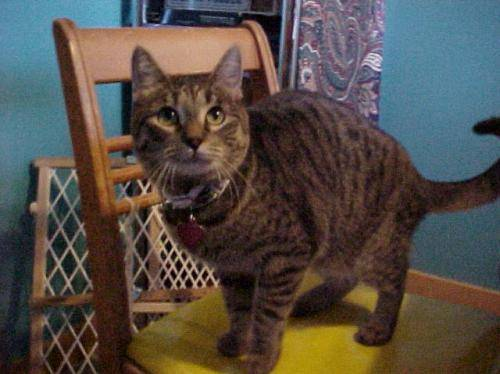
#> input picture MID/animal_dataset/cat/cats_00001.jpg, 500 x 374 px; its folder holds only this picture in this run
$ jupyter execute assignemt01.ipynb
#> lines starting #> are read from the running program, lines starting #| are printed output that depends on the picture
[cell 1]
import os
import random
from PIL import Image
import numpy as np
import matplotlib.pyplot as plt
import cv2

[cell 2]
def load_animal_dataset(dataset_path):
#> called with dataset_path = 'animal_dataset'
    images = []
    labels = []
    class_images = {}

    # -------- Load Images --------
    for label_name in os.listdir(dataset_path):
        class_folder = os.path.join(dataset_path, label_name)

        if not os.path.isdir(class_folder):
            continue

        class_images[label_name] = []

        for file in os.listdir(class_folder):
            img_path = os.path.join(class_folder, file)

            try:
                img = Image.open(img_path)
#> img is the input picture: PIL image 500x374 RGB; mean R, G, B 83.6, 76.6, 70.4
                img_array = np.array(img)

                images.append(img_array)
                labels.append(label_name)
                class_images[label_name].append(img_array)

            except Exception as e:
                print("Failed to load:", img_path, "Error:", e)

    print("Total images loaded:", len(images))
#| Total images loaded: 2
    return images, labels, class_images


def show_samples(class_images, samples_per_class=3):
    # -------- Display Sample Images --------
    for class_name, img_list in class_images.items():
        print(f"\nShowing samples for: {class_name}")

        sample_imgs = random.sample(img_list, min(samples_per_class, len(img_list)))

        plt.figure(figsize=(10, 3))
        for i, img in enumerate(sample_imgs):
            plt.subplot(1, samples_per_class, i + 1)
            plt.imshow(img)
            plt.title(class_name)
            plt.axis("off")

        plt.show()

[cell 3]
images, labels, class_images = load_animal_dataset("animal_dataset")
#> images = 2 items; labels = ['cat', 'dog']; class_images = 2 items
show_samples(class_images=class_images)
#> the loop in show_samples, `for class_name, img_list in class_images.items():` made 2 passes
#| Showing samples for: cat
#| Showing samples for: dog

[cell 4]
def preprocess_images(images, labels, class_map=None, normalize=True):
    """
    Preprocess raw images for ML models.

    Parameters:
        images : list of np.array
            Raw images (RGB or grayscale)
        labels : list of str
            Class names
        class_map : dict, optional
            Mapping from class name to integer
        normalize : bool
            If True, scale pixels to [0,1]

    Returns:
        X : np.ndarray
            Preprocessed flattened images (N, 1024)
        y : np.ndarray
            Integer labels (N,)
        class_map : dict
            Mapping class name -> integer label
    """
#> called with normalize = True
    if class_map is None:
        classes = sorted(list(set(labels)))
#> classes = ['cat', 'dog']
        class_map = {cls: idx for idx, cls in enumerate(classes)}
#> class_map = {'cat': 0, 'dog': 1}

    X_list = []
    y_list = []

    for img, lbl in zip(images, labels):
        # Convert to grayscale if not already
        if len(img.shape) == 3:
            img = cv2.cvtColor(img, cv2.COLOR_RGB2GRAY)

        # Resize to 32x32
        img_resized = cv2.resize(img, (32, 32))

        # Flatten
        X_list.append(img_resized.flatten())

        # Integer label
        y_list.append(class_map[lbl])
#> this loop made 2 passes
#> pass 1, in preprocess_images, `img = cv2.cvtColor(img, cv2.COLOR_RGB2GRAY)`:
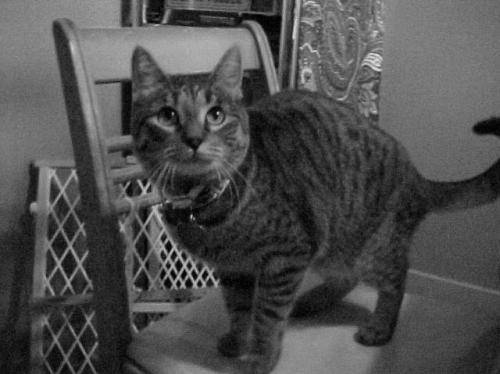
#> img: shape (374, 500); min 0, max 230, mean 78
#> pass 1, in preprocess_images, `img_resized = cv2.resize(img, (32, 32))`:
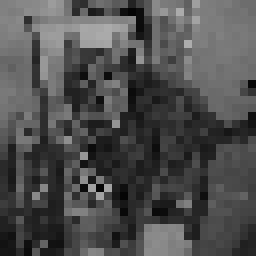
#> img_resized: shape (32, 32) (shown 8 times larger); min 4, max 173, mean 77.9
#> pass 2, in preprocess_images, `img = cv2.cvtColor(img, cv2.COLOR_RGB2GRAY)`:
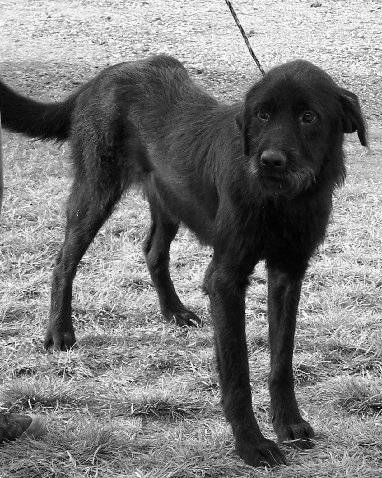
#> img: shape (478, 382); min 0, max 255, mean 123.5
#> pass 2, in preprocess_images, `img_resized = cv2.resize(img, (32, 32))`:
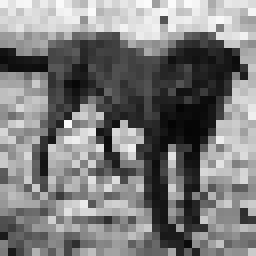
#> img_resized: shape (32, 32) (shown 8 times larger); min 4, max 251, mean 123.6
#> after the loop, X_list = 2 items; y_list = [0, 1]

    X = np.array(X_list, dtype=np.float32)
    y = np.array(y_list, dtype=np.int32)
#> y = [0, 1]

    if normalize:
        X /= 255.0

    return X, y, class_map

[cell 5]
X, y, class_map = preprocess_images(images, labels)
#> y = [0, 1]; class_map = {'cat': 0, 'dog': 1}

print("X shape:", X.shape)
#| X shape: (2, 1024)
print("y shape:", y.shape)
#| y shape: (2,)
print("Class map:", class_map)
#| Class map: {'cat': 0, 'dog': 1}

[cell 6]
def show_samples_of_class(X, y, class_label, samples=3, img_shape=(32,32)):
    """
    Display sample images of a single class.

    Parameters:
        X : np.ndarray
            Preprocessed images (N, 1024) or (N, H, W)
        y : np.ndarray
            Labels (N,)
        class_label : int or str
            Label of the class to show
        samples : int
            Number of images to display
        img_shape : tuple
            Shape to reshape flattened images
    """
#> called with X = array of shape (2, 1024), y = array of shape (2,), class_label = 0, samples = 3, img_shape = (32, 32)
    # Get indices for the requested class
    indices = np.where(y == class_label)[0]
#> indices = [0]
    sample_indices = random.sample(list(indices), min(samples, len(indices)))
#> sample_indices = [0]

    plt.figure(figsize=(10, 3))
    for i, idx in enumerate(sample_indices):
        img = X[idx].reshape(img_shape) if len(X.shape) == 2 else X[idx]
        plt.subplot(1, samples, i+1)
        plt.imshow(img, cmap='gray')
        plt.title(f"Label: {class_label}")
        plt.axis('off')
#> this loop made 1 pass
    plt.show()

[cell 7]
show_samples_of_class(X, y, class_label=0)
show_samples_of_class(X, y, class_label=1)
#> the loop in show_samples_of_class (call 2), `for i, idx in enumerate(sample_indices):` made 1 pass
#> idx on pass 1: 1
show_samples_of_class(X, y, class_label=2)
